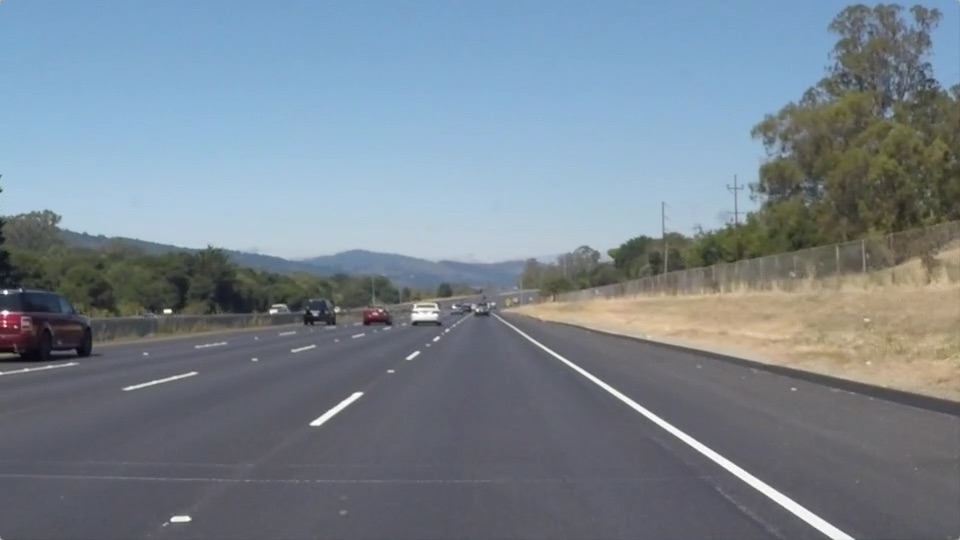
#> input picture test_images/solidWhiteRight.jpg, 960 x 540 px
$ jupyter execute --allow-errors P1.ipynb   (shell and % lines are left out)
#> lines starting #> are read from the running program, lines starting #| are printed output that depends on the picture; after the words box and inside, x2 and y2 are one past the last pixel; in counts of white or black regions, pixels touching at a corner belong together
# Self-Driving Car Engineer Nanodegree

## Project: **Finding Lane Lines on the Road**
***
In this project, you will use the tools you learned about in the lesson to identify lane lines on the road.  You can develop your pipeline on a series of individual images, and later apply the result to a video stream (really just a series of images). Check out the video clip "raw-lines-example.mp4" (also contained in this repository) to see what the output should look like after using the helper functions below.

Once you have a result that looks roughly like "raw-lines-example.mp4", you'll need to get creative and try to average and/or extrapolate the line segments you've detected to map out the full extent of the lane lines.  You can see an example of the result you're going for in the video "P1_example.mp4".  Ultimately, you would like to draw just one line for the left side of the lane, and one for the right.

In addition to implementing code, there is a brief writeup to complete. The writeup should be completed in a separate file, which can be either a markdown file or a pdf document. There is a [write up template](https://github.com/udacity/CarND-LaneLines-P1/blob/master/writeup_template.md) that can be used to guide the writing process. Completing both the code in the Ipython notebook and the writeup template will cover all of the [rubric points](https://review.udacity.com/#!/rubrics/322/view) for this project.

---
Let's have a look at our first image called 'test_images/solidWhiteRight.jpg'.  Run the 2 cells below (hit Shift-Enter or the "play" button above) to display the image.

**Note: If, at any point, you encounter frozen display windows or other confounding issues, you can always start again with a clean slate by going to the "Kernel" menu above and selecting "Restart & Clear Output".**

---

**The tools you have are color selection, region of interest selection, grayscaling, Gaussian smoothing, Canny Edge Detection and Hough Tranform line detection.  You  are also free to explore and try other techniques that were not presented in the lesson.  Your goal is piece together a pipeline to detect the line segments in the image, then average/extrapolate them and draw them onto the image for display (as below).  Once you have a working pipeline, try it out on the video stream below.**

---

<figure>

 <figcaption>
 <p></p>
 <p style="text-align: center;"> Your output should look something like this (above) after detecting line segments using the helper functions below </p>
 </figcaption>
</figure>
 <p></p>
<figure>

 <figcaption>
 <p></p>
 <p style="text-align: center;"> Your goal is to connect/average/extrapolate line segments to get output like this</p>
 </figcaption>
</figure>

**Run the cell below to import some packages.  If you get an `import error` for a package you've already installed, try changing your kernel (select the Kernel menu above --> Change Kernel).  Still have problems?  Try relaunching Jupyter Notebook from the terminal prompt.  Also, see [this forum post](https://carnd-forums.udacity.com/cq/viewquestion.action?spaceKey=CAR&id=29496372&questionTitle=finding-lanes---import-cv2-fails-even-though-python-in-the-terminal-window-has-no-problem-with-import-cv2) for more troubleshooting tips.**

## Import Packages

[cell 1]
#importing some useful packages
import matplotlib.pyplot as plt
import matplotlib.image as mpimg
import numpy as np
import cv2

## Read in an Image

[cell 2]
#reading in an image
image = mpimg.imread('test_images/solidWhiteRight.jpg')
#> image is the input picture: shape (540, 960, 3); mean R, G, B 120.3, 132.6, 143.7
#printing out some stats and plotting
print('This image is:', type(image), 'with dimensions:', image.shape)
#| This image is: <class 'numpy.ndarray'> with dimensions: (540, 960, 3)
plt.imshow(image)  # if you wanted to show a single color channel image called 'gray', for example, call as plt.imshow(gray, cmap='gray')

## Ideas for Lane Detection Pipeline

**Some OpenCV functions (beyond those introduced in the lesson) that might be useful for this project are:**

`cv2.inRange()` for color selection
`cv2.fillPoly()` for regions selection
`cv2.line()` to draw lines on an image given endpoints
`cv2.addWeighted()` to coadd / overlay two images
`cv2.cvtColor()` to grayscale or change color
`cv2.imwrite()` to output images to file
`cv2.bitwise_and()` to apply a mask to an image

**Check out the OpenCV documentation to learn about these and discover even more awesome functionality!**

## Helper Functions

Below are some helper functions to help get you started. They should look familiar from the lesson!

[cell 3]
import math

slope_left = []
slope_right = []
last_left_x = [0,0]
last_right_x = [0,0]

def grayscale(img):
    """Applies the Grayscale transform
    This will return an image with only one color channel
    but NOTE: to see the returned image as grayscale
    (assuming your grayscaled image is called 'gray')
    you should call plt.imshow(gray, cmap='gray')"""
    return cv2.cvtColor(img, cv2.COLOR_RGB2GRAY)
    # Or use BGR2GRAY if you read an image with cv2.imread()
    # return cv2.cvtColor(img, cv2.COLOR_BGR2GRAY)

def canny(img, low_threshold, high_threshold):
    """Applies the Canny transform"""
    return cv2.Canny(img, low_threshold, high_threshold)

def gaussian_blur(img, kernel_size):
    """Applies a Gaussian Noise kernel"""
    return cv2.GaussianBlur(img, (kernel_size, kernel_size), 0)

def region_of_interest(img, vertices):
    """
    Applies an image mask.

    Only keeps the region of the image defined by the polygon
    formed from `vertices`. The rest of the image is set to black.
    """
    #defining a blank mask to start with
    mask = np.zeros_like(img)

    #defining a 3 channel or 1 channel color to fill the mask with depending on the input image
    if len(img.shape) > 2:
        channel_count = img.shape[2]  # i.e. 3 or 4 depending on your image
        ignore_mask_color = (255,) * channel_count
    else:
        ignore_mask_color = 255

    #filling pixels inside the polygon defined by "vertices" with the fill color
    cv2.fillPoly(mask, vertices, ignore_mask_color)

    #returning the image only where mask pixels are nonzero
    masked_image = cv2.bitwise_and(img, mask)
    return masked_image


# [50 lines left out: function draw_lines, not called in this run]
    #print("coordi")
    #print(x3,"560",x4,"325")


def draw_lines_new(img, lines, color=[255, 0, 0], thickness=10):
    global last_left_x
    global last_right_x
    ll_a = np.array([],dtype=int).reshape(0,2)
    rl_a = np.array([],dtype=int).reshape(0,2)

    for line in lines:
        for x1,y1,x2,y2 in line:
            slope = ((y2-y1)/(x2-x1))
            if slope < 0:
                #left_lane
                ll_a = np.r_[ll_a, [[x1,y1]]]
                ll_a = np.r_[ll_a, [[x2,y2]]]
            else:
                rl_a = np.r_[rl_a, [[x1,y1]]]
                rl_a = np.r_[rl_a, [[x2,y2]]]


    #Left lane in making
    ll_x = ll_a[:,0]
    ll_y = ll_a[:,1]
    peq_l = np.polyfit(ll_x, ll_y, 1,0)
    #if slope is in 20% range compared to old slope
    if ((abs(peq_l[0]) > abs(0.8 * np.nanmean(slope_left))) and \
        (abs(peq_l[0]) < abs(1.2 * np.nanmean(slope_left)))) or \
        (len(slope_left) == 0):
            slope_left.append(peq_l[0])
            x1 = int((y_max-peq_l[1])/peq_l[0])
            x2 = int((y_min-peq_l[1])/peq_l[0])
            cv2.line(img, (x1, y_max), (x2, y_min), color, thickness)
            last_left_x[0] = x1
            last_left_x[1] = x2
    else:#draw old line onto the image
        cv2.line(img, (last_left_x[0], y_max), (last_left_x[1], y_min), color, thickness)


    #right lane in making
    rl_x = rl_a[:,0]
    rl_y = rl_a[:,1]
    peq_r = np.polyfit(rl_x, rl_y, 1,0)
    #if slope is in 20% range compared to old slope
    if ((abs(peq_r[0]) > abs(0.8 * np.nanmean(slope_right))) and \
          (abs(peq_r[0]) < abs(1.2 * np.nanmean(slope_right)))) or \
          (len(slope_right) == 0):
            slope_right.append(peq_r[0])
            x1 = int((y_max-peq_r[1])/peq_r[0])
            x2 = int((y_min-peq_r[1])/peq_r[0])
            cv2.line(img, (x1, y_max), (x2, y_min), color, thickness)
            last_right_x[0] = x1
            last_right_x[1] = x2
    else:#draw old line onto the image
        cv2.line(img, (last_right_x[0], y_max), (last_right_x[1], y_min), color, thickness)
    #print("coordi")
    #print(x3,"560",x4,"325")


def hough_lines(img, rho, theta, threshold, min_line_len, max_line_gap):
    """
    `img` should be the output of a Canny transform.

    Returns an image with hough lines drawn.
    """
    lines = cv2.HoughLinesP(img, rho, theta, threshold, np.array([]), minLineLength=min_line_len, maxLineGap=max_line_gap)
    line_img = np.zeros((img.shape[0], img.shape[1], 3), dtype=np.uint8)
    #draw_lines(line_img, lines)
    draw_lines_new(line_img, lines)
    return line_img

# Python 3 has support for cool math symbols.

def weighted_img(img, initial_img, α=0.8, β=1., λ=0.):
    """
    `img` is the output of the hough_lines(), An image with lines drawn on it.
    Should be a blank image (all black) with lines drawn on it.

    `initial_img` should be the image before any processing.

    The result image is computed as follows:

    initial_img * α + img * β + λ
    NOTE: initial_img and img must be the same shape!
    """
    return cv2.addWeighted(initial_img, α, img, β, λ)

def update_image_params(image):
    global x_max,y_max,y_min, x_l_b, x_l_t, x_r_t, x_r_b
    x_max = image.shape[1]
    y_max = image.shape[0]
    y_min = int(0.6 * y_max)

    x_l_b = int(0.03*x_max) #30 #x left/right bottom/top
    x_l_t = int(0.45*x_max)#430
    x_r_t = int(0.55*x_max)#510
    x_r_b = int(0.98*x_max)#950

## Test Images

Build your pipeline to work on the images in the directory "test_images"
**You should make sure your pipeline works well on these images before you try the videos.**

[cell 4]
import os
os.listdir("test_images/")

## Build a Lane Finding Pipeline

Build the pipeline and run your solution on all test_images. Make copies into the `test_images_output` directory, and you can use the images in your writeup report.

Try tuning the various parameters, especially the low and high Canny thresholds as well as the Hough lines parameters.

[cell 5]
# TODO: Build your pipeline that will draw lane lines on the test_images
# then save them to the test_images directory.

x_max = 960
y_max = 540
y_min = int(0.6 * y_max)

x_l_b = int(0.03*x_max) #30 #x left/right bottom/top
x_l_t = int(0.45*x_max)#430
x_r_t = int(0.55*x_max)#510
x_r_b = int(0.98*x_max)#950


# Read in and grayscale the image
image = mpimg.imread('test_images/curve_1.jpg')
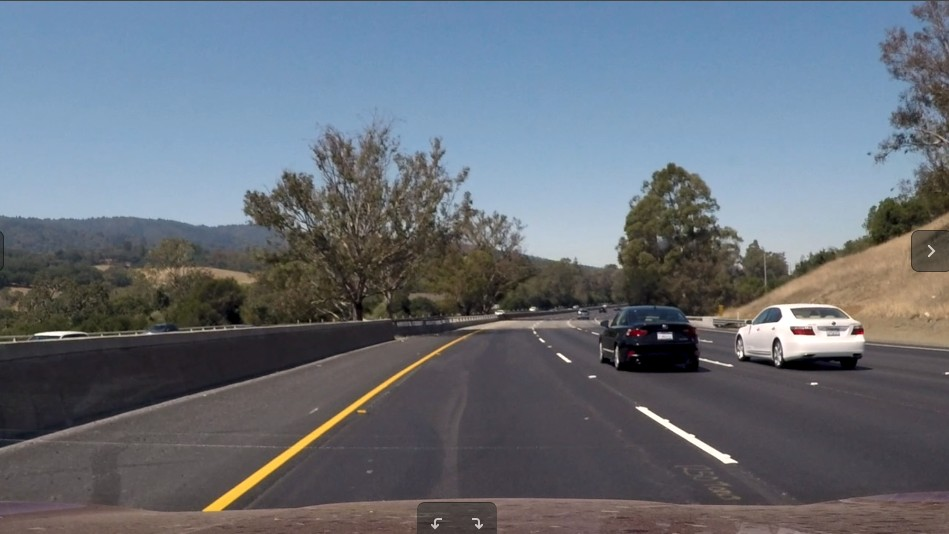
#> input picture test_images/curve_1.jpg, 949 x 534 px
#> image is the input picture: shape (534, 949, 3); mean R, G, B 103.4, 110.5, 120.2

update_image_params(image)

#print(x_max,y_max,y_min, x_l_b, x_l_t, x_r_t, x_r_b)

gray = grayscale(image)
#> in grayscale, `return cv2.cvtColor(img, cv2.COLOR_RGB2GRAY)`:
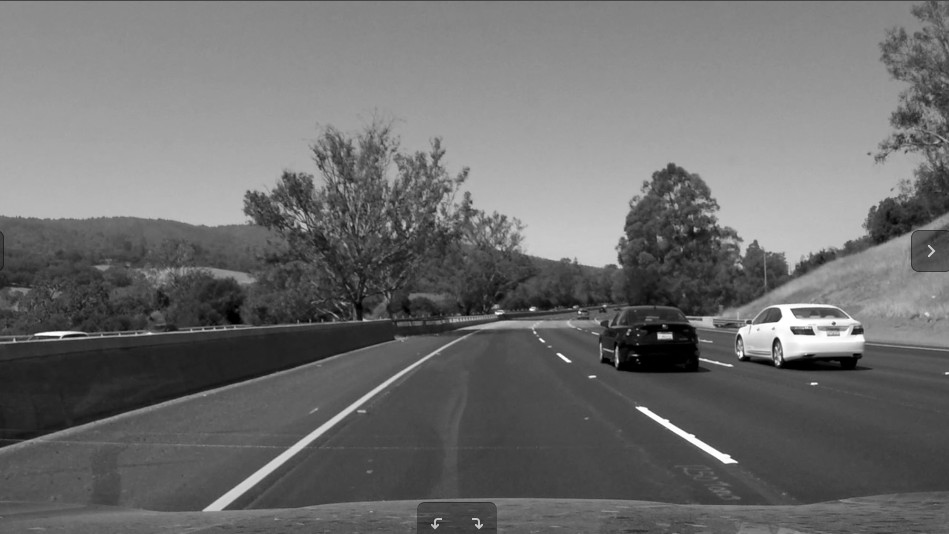
#> returned value: shape (534, 949); min 0, max 255, mean 109.5

# Define a kernel size and apply Gaussian smoothing
kernel_size = 5
blur_gray = gaussian_blur(gray,kernel_size)

# Define our parameters for Canny and apply
low_threshold = 50
high_threshold = 150
edges = canny(blur_gray, low_threshold, high_threshold)
#> in canny, `return cv2.Canny(img, low_threshold, high_threshold)`:
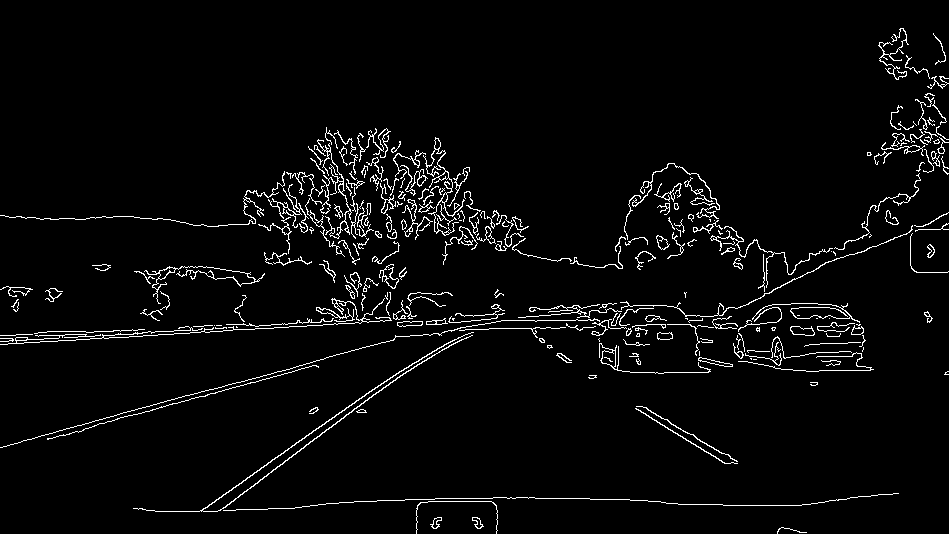
#> returned value: shape (534, 949); 3.6% white in thin lines or dots

#Masked Image - with region of interest specified in the Quadlrilateral
#vertices = np.array([[(30,540),(430,325), (510, 325),(950,540)]], dtype=np.int32)
vertices = np.array([[(x_l_b,y_max),(x_l_t,y_min), (x_r_t, y_min),(x_r_b,y_max)]], dtype=np.int32)
masked_edges = region_of_interest(edges, vertices)
#> in region_of_interest, `cv2.fillPoly(mask, vertices, ignore_mask_color)`:
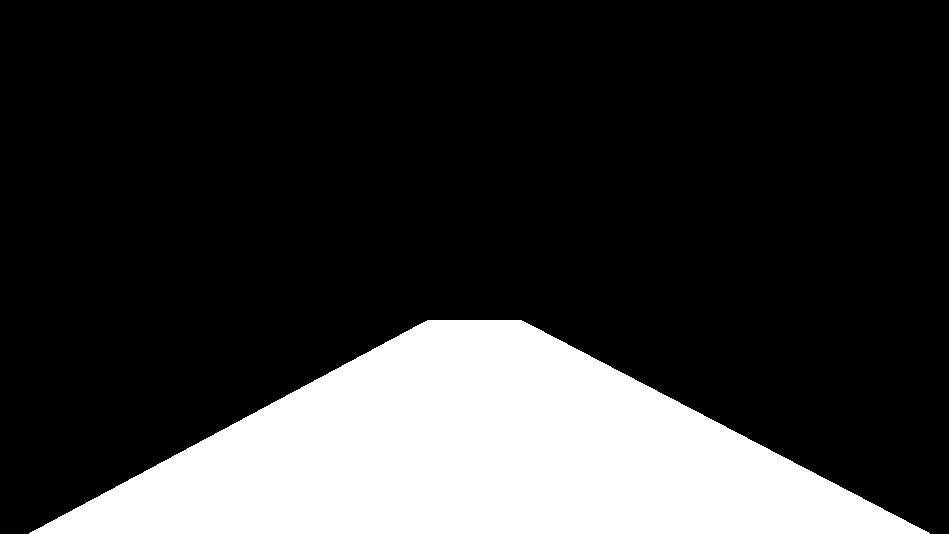
#> mask: shape (534, 949); 21.1% white; 1 white region, box (x1, y1, x2, y2) and area: (29, 320, 930, 534) 106763
#> in region_of_interest, `masked_image = cv2.bitwise_and(img, mask)`:
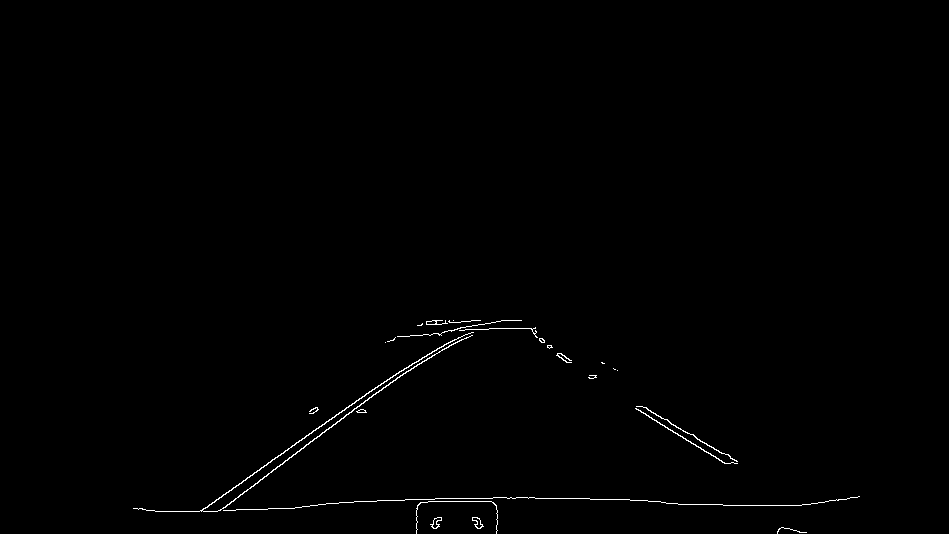
#> masked_image: shape (534, 949); 0.52% white in thin lines or dots, all inside (x1, y1, x2, y2) = (133, 320, 860, 534)

#Hough Lines image
rho = 1 # distance resolution in pixels of the Hough grid
theta = np.pi/180 # angular resolution in radians of the Hough grid
threshold = 10     # minimum number of votes (intersections in Hough grid cell)
min_line_len = 100 #minimum number of pixels making up a line
max_line_gap = 80    # maximum gap in pixels between connectable line segments
line_image = hough_lines(masked_edges, rho, theta, threshold, min_line_len, max_line_gap)
#> in hough_lines, `lines = cv2.HoughLinesP(img, rho, theta, threshold, np.array([]), minL..`: lines = 25 rows, first 6: [199, 511, 472, 320], [220, 510, 473, 320], [507, 320, 802, 504], [179, 511, 301, 507], [506, 497, 763, 505], [635, 408, 796, 505]
#> the loop in draw_lines_new, `for line in lines:` made 25 passes
#> line on passes 1 to 12: [[199, 511, 472, 320]], [[220, 510, 473, 320]], [[507, 320, 802, 504]], [[179, 511, 301, 507]], [[506, 497, 763, 505]], [[635, 408, 796, 505]], [[339, 502, 497, 497]], [[504, 320, 800, 505]], [[225, 507, 464, 327]], [[692, 434, 805, 504]], [[397, 336, 497, 328]], [[400, 371, 503, 320]]
#> in draw_lines_new, `cv2.line(img, (x1, y_max), (x2, y_min), color, thickness)`:
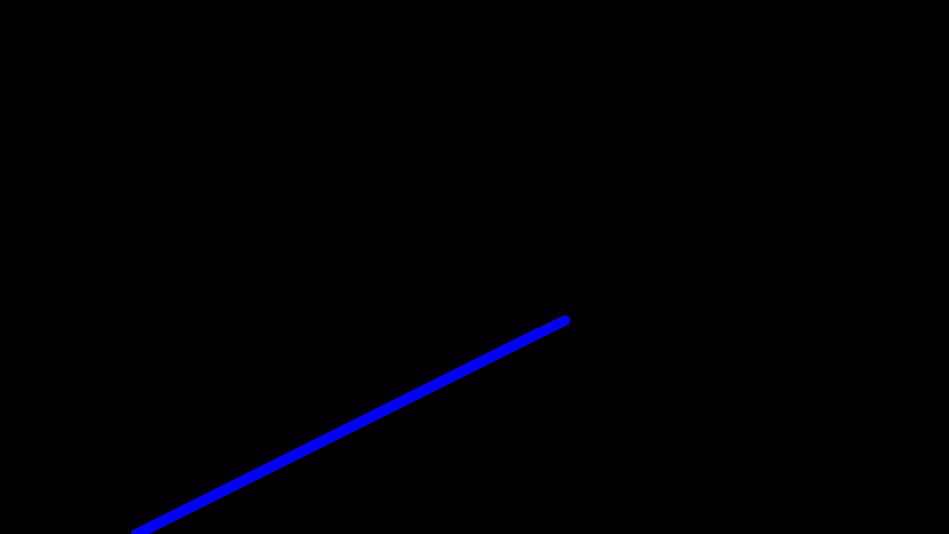
#> img: shape (534, 949, 3); mean of channels 0, 1, 2 2.6, 0, 0; drawn as B, G, R
#> in draw_lines_new, `cv2.line(img, (x1, y_max), (x2, y_min), color, thickness)`:
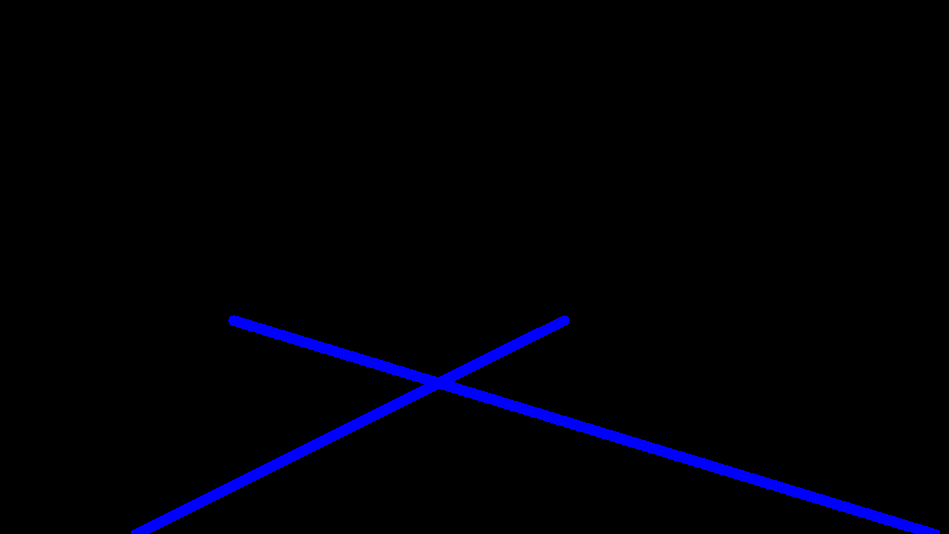
#> img: shape (534, 949, 3); 1.52% of pixels changed, all inside (x1, y1, x2, y2) = (228, 315, 940, 534); drawn as B, G, R


# Create a "color" binary image to combine with line image
color_edges = np.dstack((edges, edges, edges))
#> color_edges: shape (534, 949, 3); 3.6% white in thin lines or dots

# Draw the lines on the edge image
final_image = weighted_img(line_image, image, α=0.8, β=1., λ=0.)
#> in weighted_img, `return cv2.addWeighted(initial_img, α, img, β, λ)`:
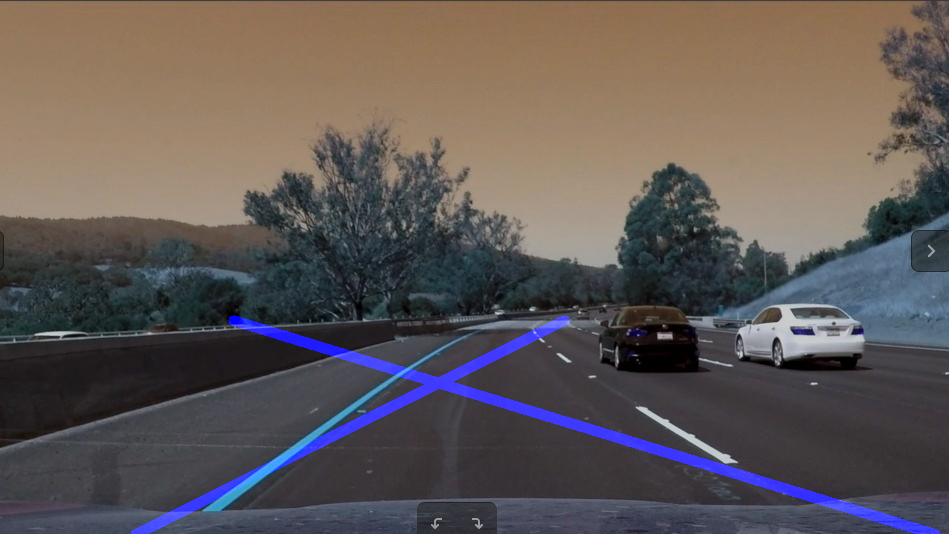
#> returned value: shape (534, 949, 3); mean of channels 0, 1, 2 87.3, 88.4, 96.2; drawn as B, G, R


plt.imshow(final_image)

plt.savefig('test_images/final.jpg')
